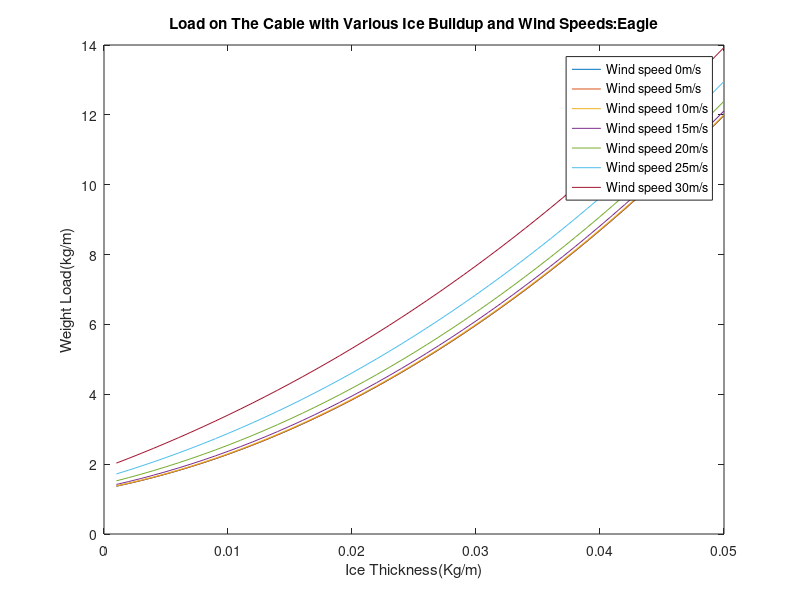

Write MATLAB code to recreate this figure.
%% How Wind Speed and Ice buildup effect the Wire Load of Eagle

%% Setting up Variables
Dc=0.0242; %the diameter of the cable(m)
p=1.247; %average denisty of air in (kg/m^3)
Cd=1; %drag constant 
g=9.81; %the acceleration due to graivty in (m/s^2)
wc=1.296; %weight of cable without ice buildup (kg/m)
%% Equations for weight of ice buildup, wind velocity, and combined
for v=0:5:30 % the wind velocity impacting the transmission line in (m/s^2)
  t=0.001:0.001:0.05; % the thickness of the ice buildup in (m)
     
    wind= p.*v.^2.*Cd.*(Dc+2.*t)./(2.*g); %in (kg/m)
    fprintf('the additional load from wind is %.2f(kg/m)\n',wind)
 
    wice=((916.8).*((Dc+2*t).^2-Dc.^2)*pi)./4; %in (kg/m)
    fprintf('the buildup of ice of the cable is %.2f(kg/m)\n',wice)
 
    Combined=sqrt(((wc+wice).^2+(wind).^2)); %in(kg.m)
    fprintf('the combined load of the wire icluding icebuildup and wind is %.2f(kg/m)\n',Combined)
    
    plot(t,Combined,'markersize',1)
    hold on 
    
 end
%% Plotting Graph
    title('Load on The Cable with Various Ice Buildup and Wind Speeds:Eagle')
    legend('Wind speed 0m/s','Wind speed 5m/s','Wind speed 10m/s','Wind speed 15m/s','Wind speed 20m/s','Wind speed 25m/s','Wind speed 30m/s')
    ylabel('Weight Load(kg/m)')
    xlabel('Ice Thickness(Kg/m)')